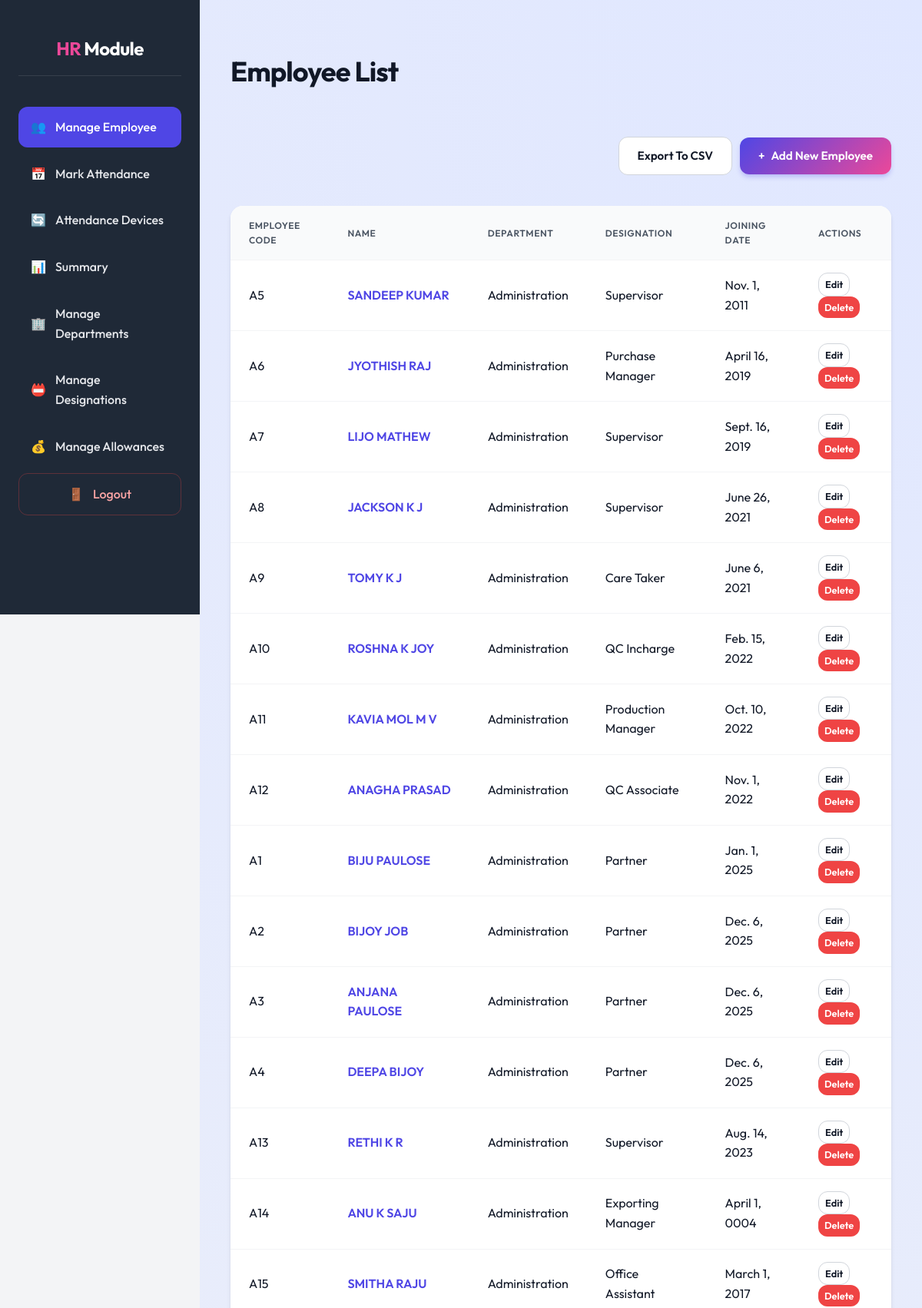
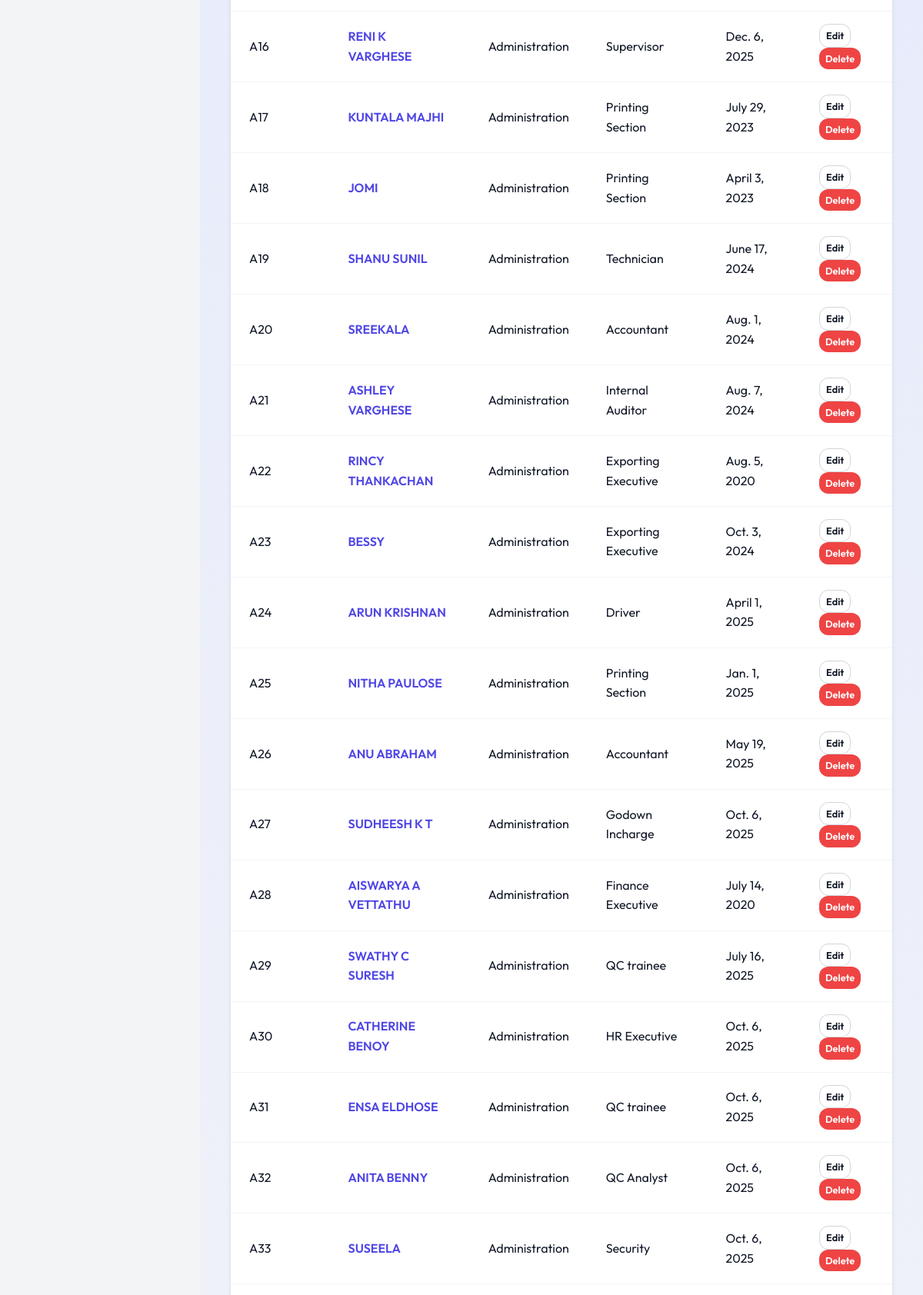
Screenshot of /employees/ (signed in, upper part) with the database file from the repository (2 pictures, top to bottom).
### core/models.py (models this page shows, shortened)
class Employee(models.Model):
    GENDER_CHOICES = [
        ('M', 'Male'),
        ('F', 'Female'),
        ('O', 'Other'),
    ]
    EMPLOYMENT_TYPE_CHOICES = [
        ('Permanent', 'Permanent'),
        ('Trainee', 'Trainee'),
        ('Contract', 'Contract'),
        ('Daily Wages', 'Daily Wages'),
        ('Internship', 'Internship'),
        ('Part-Time', 'Part-Time'),
        ('Full-Time', 'Full-Time'),
    ]
    employee_code = models.CharField(max_length=20, unique=True, default=0)
    full_name = models.CharField(max_length=255, default='')
    address = models.TextField(default='')
    date_of_birth = models.DateField(null=True, blank=True, default=None)
    contact_number = models.CharField(max_length=15, default='')
    aadhar_number = models.CharField(max_length=12, default='')
    sex = models.CharField(max_length=1, choices=GENDER_CHOICES, null=True, blank=True, default=None)
    nationality = models.CharField(max_length=50, default='')
    state = models.CharField(max_length=50, default='')
    joining_date = models.DateField(default=datetime.date.today)
    department = models.ForeignKey(Department, on_delete=models.SET_NULL, null=True, blank=True)
    designation = models.ForeignKey(Designation, on_delete=models.SET_NULL, null=True, blank=True)
    previous_experience = models.TextField(default='')
    employment_type = models.CharField(max_length=20, choices=EMPLOYMENT_TYPE_CHOICES, default='Permanent')
    basic_salary = models.DecimalField(max_digits=10, decimal_places=2, default=0.00)
    da = models.DecimalField(max_digits=10, decimal_places=2, default=0.00)
    hra = models.DecimalField(max_digits=10, decimal_places=2, default=0.00)
    allowances = models.ManyToManyField(Allowance, through='EmployeeAllowance', blank=True)

class Department(models.Model):
    name = models.CharField(max_length=100, unique=True)

class Designation(models.Model):
    name = models.CharField(max_length=100, unique=True)

### core/views.py (the view)
# urls.py: path('employees/', views.employee_list, name='employee_list'),
@login_required
def employee_list(request):
    employees = Employee.objects.all()
    return render(request, 'core/employee_list.html', {'employees': employees})

### core/templates/core/employee_list.html (shortened to what this page needs)
{% extends 'core/dashboard_base.html' %}
{% load static %}
{% block page_title %}Employee List{% endblock %}
{% block dashboard_content %}
<div class="main-content-header" style="justify-content: flex-end; gap: 10px;">
    <a href="{% url 'export_employees_csv' %}" class="btn btn-secondary">Export to CSV</a>
    <a href="{% url 'employee_add' %}" class="btn btn-primary"><span>+</span> Add New Employee</a>
</div>
<table class="data-table">
    <thead>
        <tr>
            <th>Employee Code</th>
            <th>Name</th>
            <th>Department</th>
            <th>Designation</th>
            <th>Joining Date</th>
            <th>Actions</th>
        </tr>
    </thead>
    <tbody>
        {% for employee in employees %}
        <tr>
            <td>{{ employee.employee_code }}</td>
            <td><a href="{% url 'employee_detail' employee.id %}" style="font-weight: 600;">{{ employee.full_name }}</a>
            </td>
            <td>{{ employee.department.name|default:"N/A" }}</td>
            <td>{{ employee.designation.name|default:"N/A" }}</td>
            <td>{{ employee.joining_date }}</td>
            <td class="actions">
                <a href="{% url 'employee_edit' employee.id %}" class="btn btn-secondary btn-sm"
                    style="padding: 0.25rem 0.5rem; font-size: 0.8rem;">Edit</a>
                <a href="{% url 'employee_delete' employee.id %}" class="btn btn-danger btn-sm"
                    style="padding: 0.25rem 0.5rem; font-size: 0.8rem;">Delete</a>
            </td>
        </tr>
        {% empty %}
        <tr>
            <td colspan="6">No employees found.</td>
        </tr>
        {% endfor %}
    </tbody>
</table>
{% endblock %}

### core/static/core/style.css (style rules this page uses)
:root { --primary-color: #4f46e5; --primary-hover: #4338ca; --secondary-color: #ec4899; --background-color: #f3f4f6; --sidebar-bg: #1f2937; --text-color: #111827; --text-light: #9ca3af; --white: #ffffff; --glass-bg: rgba(255, 255, 255, 0.7); --glass-border: rgba(255, 255, 255, 0.5); --shadow-sm: 0 1px 2px 0 rgba(0, 0, 0, 0.05); --shadow-md: 0 4px 6px -1px rgba(0, 0, 0, 0.1), 0 2px 4px -1px rgba(0, 0, 0, 0.06); --shadow-lg: 0 10px 15px -3px rgba(0, 0, 0, 0.1), 0 4px 6px -2px rgba(0, 0, 0, 0.05); --radius-md: 0.75rem; --radius-lg: 1rem; --font-family: 'Outfit', sans-serif; }
* { box-sizing: border-box; }
body { font-family: var(--font-family); margin: 0; background-color: var(--background-color); color: var(--text-color); line-height: 1.6; overflow-x: hidden; }
a { color: var(--primary-color); text-decoration: none; transition: all 0.2s ease; }
.btn { display: inline-flex; align-items: center; justify-content: center; padding: 0.75rem 1.5rem; border-radius: var(--radius-md); font-weight: 600; font-size: 0.95rem; cursor: pointer; transition: all 0.2s ease; border: none; gap: 0.5rem; text-transform: capitalize; }
.btn-primary, input[type="submit"] { background: linear-gradient(135deg, var(--primary-color), var(--secondary-color)); color: var(--white); box-shadow: 0 4px 6px -1px rgba(79, 70, 229, 0.3); }
.btn-secondary { background-color: var(--white); color: var(--text-color); border: 1px solid #d1d5db; }
.btn-danger { background-color: #ef4444; color: var(--white); }
.main-content-header { display: flex; justify-content: space-between; align-items: center; margin-bottom: 2.5rem; }
.data-table { width: 100%; border-collapse: separate; border-spacing: 0; background: var(--white); border-radius: var(--radius-lg); overflow: hidden; box-shadow: var(--shadow-md); margin-top: 1.5rem; }
.data-table th, .data-table td { padding: 1rem 1.5rem; text-align: left; border-bottom: 1px solid #f3f4f6; }
.data-table th { background-color: #f9fafb; color: #4b5563; font-weight: 600; text-transform: uppercase; font-size: 0.75rem; letter-spacing: 0.05em; }

### rows the page displays
Employee: employee_code "A5", full_name "SANDEEP KUMAR", department.name "Administration", designation.name "Supervisor", joining_date "Nov. 1, 2011"
Employee: employee_code "A6", full_name "JYOTHISH RAJ", department.name "Administration", designation.name "Purchase Manager", joining_date "April 16, 2019"
Employee: employee_code "A7", full_name "LIJO MATHEW", department.name "Administration", designation.name "Supervisor", joining_date "Sept. 16, 2019"
Employee: employee_code "A8", full_name "JACKSON K J", department.name "Administration", designation.name "Supervisor", joining_date "June 26, 2021"
Employee: employee_code "A9", full_name "TOMY K J", department.name "Administration", designation.name "Care Taker", joining_date "June 6, 2021"
Employee: employee_code "A10", full_name "ROSHNA K JOY", department.name "Administration", designation.name "QC Incharge", joining_date "Feb. 15, 2022"
Employee: employee_code "A11", full_name "KAVIA MOL M V", department.name "Administration", designation.name "Production Manager", joining_date "Oct. 10, 2022"
Employee: employee_code "A12", full_name "ANAGHA PRASAD", department.name "Administration", designation.name "QC Associate", joining_date "Nov. 1, 2022"
Employee: employee_code "A1", full_name "BIJU PAULOSE", department.name "Administration", designation.name "Partner", joining_date "Jan. 1, 2025"
Employee: employee_code "A2", full_name "BIJOY JOB", department.name "Administration", designation.name "Partner", joining_date "Dec. 6, 2025"
Employee: employee_code "A3", full_name "ANJANA PAULOSE", department.name "Administration", designation.name "Partner", joining_date "Dec. 6, 2025"
Employee: employee_code "A4", full_name "DEEPA BIJOY", department.name "Administration", designation.name "Partner", joining_date "Dec. 6, 2025"
Employee: employee_code "A13", full_name "RETHI K R", department.name "Administration", designation.name "Supervisor", joining_date "Aug. 14, 2023"
Employee: employee_code "A14", full_name "ANU K SAJU", department.name "Administration", designation.name "Exporting Manager", joining_date "April 1, 0004"
Employee: employee_code "A15", full_name "SMITHA RAJU", department.name "Administration", designation.name "Office Assistant", joining_date "March 1, 2017"
Employee: employee_code "A16", full_name "RENI K VARGHESE", department.name "Administration", designation.name "Supervisor", joining_date "Dec. 6, 2025"
Employee: employee_code "A17", full_name "KUNTALA MAJHI", department.name "Administration", designation.name "Printing Section", joining_date "July 29, 2023"
Employee: employee_code "A18", full_name "JOMI", department.name "Administration", designation.name "Printing Section", joining_date "April 3, 2023"
Employee: employee_code "A19", full_name "SHANU SUNIL", department.name "Administration", designation.name "Technician", joining_date "June 17, 2024"
Employee: employee_code "A20", full_name "SREEKALA", department.name "Administration", designation.name "Accountant", joining_date "Aug. 1, 2024"
Employee: employee_code "A21", full_name "ASHLEY VARGHESE", department.name "Administration", designation.name "Internal Auditor", joining_date "Aug. 7, 2024"
Employee: employee_code "A22", full_name "RINCY THANKACHAN", department.name "Administration", designation.name "Exporting Executive", joining_date "Aug. 5, 2020"
Employee: employee_code "A23", full_name "BESSY", department.name "Administration", designation.name "Exporting Executive", joining_date "Oct. 3, 2024"
Employee: employee_code "A24", full_name "ARUN KRISHNAN", department.name "Administration", designation.name "Driver", joining_date "April 1, 2025"
Employee: employee_code "A25", full_name "NITHA PAULOSE", department.name "Administration", designation.name "Printing Section", joining_date "Jan. 1, 2025"
Employee: employee_code "A26", full_name "ANU ABRAHAM", department.name "Administration", designation.name "Accountant", joining_date "May 19, 2025"
Employee: employee_code "A27", full_name "SUDHEESH K T", department.name "Administration", designation.name "Godown Incharge", joining_date "Oct. 6, 2025"
Employee: employee_code "A28", full_name "AISWARYA A VETTATHU", department.name "Administration", designation.name "Finance Executive", joining_date "July 14, 2020"
Employee: employee_code "A29", full_name "SWATHY C SURESH", department.name "Administration", designation.name "QC trainee", joining_date "July 16, 2025"
Employee: employee_code "A30", full_name "CATHERINE BENOY", department.name "Administration", designation.name "HR Executive", joining_date "Oct. 6, 2025"
Employee: employee_code "A31", full_name "ENSA ELDHOSE", department.name "Administration", designation.name "QC trainee", joining_date "Oct. 6, 2025"
Employee: employee_code "A32", full_name "ANITA BENNY", department.name "Administration", designation.name "QC Analyst", joining_date "Oct. 6, 2025"
Employee: employee_code "A33", full_name "SUSEELA", department.name "Administration", designation.name "Security", joining_date "Oct. 6, 2025"
